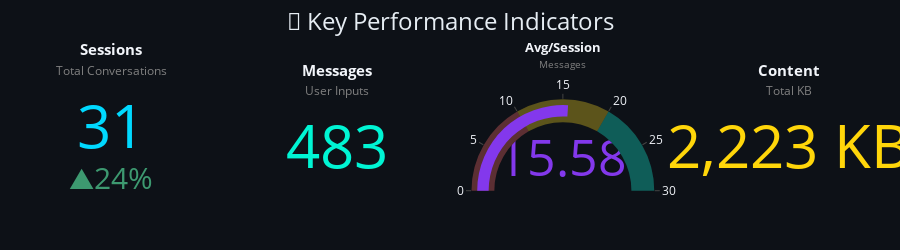

Notebook code cell kept with this figure:
### Markdown cell above
---

## 📈 Key Performance Indicators

### Code cell
# === KPI CARDS: Animated Number Display ===

total_sessions = len(sessions_df)
total_messages = sessions_df['message_count'].sum()
avg_per_session = total_messages / total_sessions
total_content_kb = messages_df['content_length'].sum() / 1024

# Create indicator cards
fig_kpi = make_subplots(
    rows=1, cols=4,
    specs=[[{'type': 'indicator'}] * 4],
    horizontal_spacing=0.05
)

# Sessions indicator
fig_kpi.add_trace(go.Indicator(
    mode="number+delta",
    value=total_sessions,
    title={"text": "<b>Sessions</b><br><span style='font-size:0.8em;color:gray'>Total Conversations</span>"},
    number={'font': {'size': 60, 'color': COLORS['primary']}},
    delta={'reference': 25, 'relative': True, 'valueformat': '.0%'},
), row=1, col=1)

# Messages indicator
fig_kpi.add_trace(go.Indicator(
    mode="number",
    value=total_messages,
    title={"text": "<b>Messages</b><br><span style='font-size:0.8em;color:gray'>User Inputs</span>"},
    number={'font': {'size': 60, 'color': COLORS['success']}},
), row=1, col=2)

# Average indicator
fig_kpi.add_trace(go.Indicator(
    mode="number+gauge",
    value=avg_per_session,
    title={"text": "<b>Avg/Session</b><br><span style='font-size:0.8em;color:gray'>Messages</span>"},
    number={'font': {'size': 50, 'color': COLORS['accent']}, 'suffix': ''},
    gauge={
        'axis': {'range': [0, 30], 'tickwidth': 0},
        'bar': {'color': COLORS['accent']},
        'bgcolor': COLORS['surface'],
        'borderwidth': 0,
        'steps': [
            {'range': [0, 10], 'color': 'rgba(255,94,91,0.3)'},
            {'range': [10, 20], 'color': 'rgba(255,214,10,0.3)'},
            {'range': [20, 30], 'color': 'rgba(0,245,212,0.3)'}
        ],
    }
), row=1, col=3)

# Content size indicator
fig_kpi.add_trace(go.Indicator(
    mode="number",
    value=total_content_kb,
    title={"text": "<b>Content</b><br><span style='font-size:0.8em;color:gray'>Total KB</span>"},
    number={'font': {'size': 60, 'color': COLORS['warning']}, 'suffix': ' KB', 'valueformat': ',.0f'},
), row=1, col=4)

fig_kpi.update_layout(
    height=250,
    paper_bgcolor=COLORS['background'],
    plot_bgcolor=COLORS['background'],
    margin=dict(l=20, r=20, t=60, b=20),
    title={
        'text': '🎯 Key Performance Indicators',
        'font': {'size': 24, 'color': COLORS['text']},
        'x': 0.5
    }
)

fig_kpi.show()

### Figure 1 — Plotly figure (JSON) as saved in the notebook; plotly's stock layout.template omitted (floating-point values rounded to 4 significant figures)
{"data": [{"delta": {"reference": 25, "relative": true, "valueformat": ".0%"}, "domain": {"x": [0, 0.2125], "y": [0, 1]}, "mode": "number+delta", "number": {"font": {"color": "#00D9FF", "size": 60}}, "title": {"text": "<b>Sessions</b><br><span style='font-size:0.8em;color:gray'>Total Conversations</span>"}, "type": "indicator", "value": 31}, {"domain": {"x": [0.2625, 0.475], "y": [0, 1]}, "mode": "number", "number": {"font": {"color": "#00F5D4", "size": 60}}, "title": {"text": "<b>Messages</b><br><span style='font-size:0.8em;color:gray'>User Inputs</span>"}, "type": "indicator", "value": 483}, {"domain": {"x": [0.525, 0.7375], "y": [0, 1]}, "gauge": {"axis": {"range": [0, 30], "tickwidth": 0}, "bar": {"color": "#8338EC"}, "bgcolor": "#161B22", "borderwidth": 0, "steps": [{"color": "rgba(255,94,91,0.3)", "range": [0, 10]}, {"color": "rgba(255,214,10,0.3)", "range": [10, 20]}, {"color": "rgba(0,245,212,0.3)", "range": [20, 30]}]}, "mode": "number+gauge", "number": {"font": {"color": "#8338EC", "size": 50}, "suffix": ""}, "title": {"text": "<b>Avg/Session</b><br><span style='font-size:0.8em;color:gray'>Messages</span>"}, "type": "indicator", "value": 15.58}, {"domain": {"x": [0.7875, 1], "y": [0, 1]}, "mode": "number", "number": {"font": {"color": "#FFD60A", "size": 60}, "suffix": " KB", "valueformat": ",.0f"}, "title": {"text": "<b>Content</b><br><span style='font-size:0.8em;color:gray'>Total KB</span>"}, "type": "indicator", "value": 2223.0}], "layout": {"height": 250, "margin": {"b": 20, "l": 20, "r": 20, "t": 60}, "paper_bgcolor": "#0D1117", "plot_bgcolor": "#0D1117", "title": {"font": {"color": "#E6EDF3", "size": 24}, "text": "🎯 Key Performance Indicators", "x": 0.5}}}
